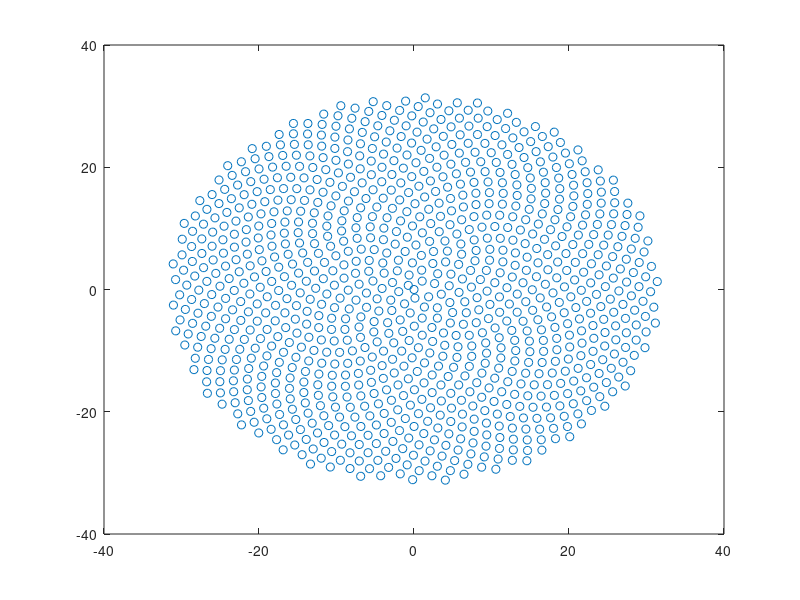
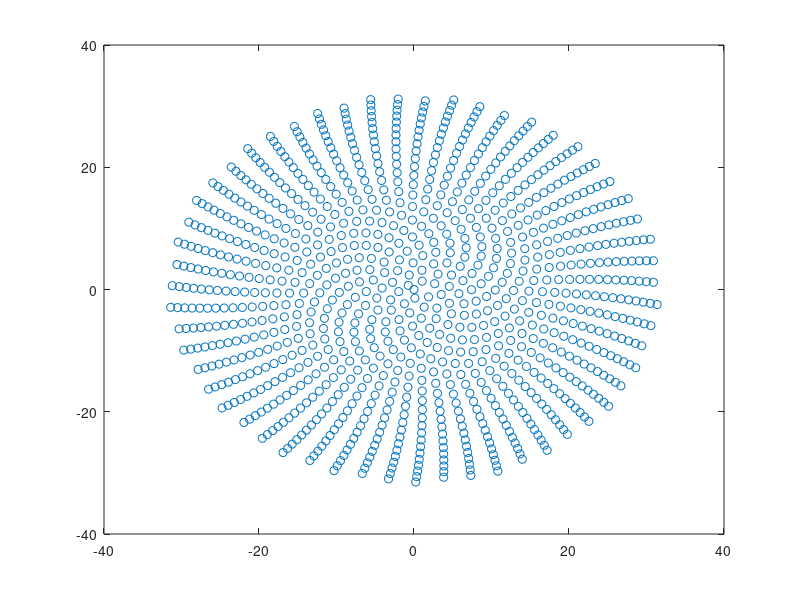
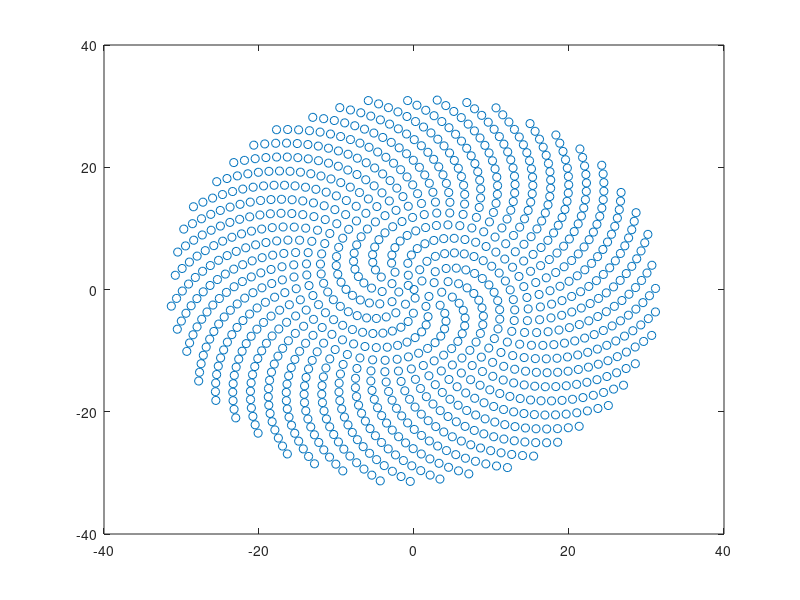

MATLAB code to generate these figures, in order:
n = 0:1:1000;
d = [137.51 , 137.45 , 137.92];

for i = 1 : 1 : 3
    r = n.^0.5;
    theta = pi.*d(i).*n./180;
    x = r.*cos(theta);
    y = r.*sin(theta);
    figure(i);
    plot(x , y,'o')
end


